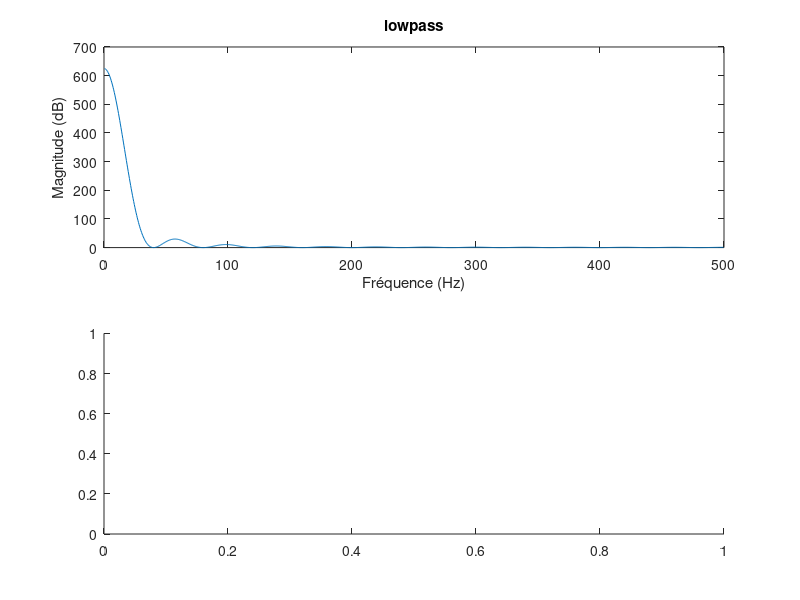

The MATLAB script that drew this image: (Note: this script raises an error after producing the figure.)
% Script to analyse the filters used in the R peak detection algorithm

clear all
close all
clc


%% Loading data
load('HealthyECG.mat')
nbSamples = length(x);
time = (0:nbSamples-1) / Fs;
nbFreq = 1024; % Number of frequency bins


%% 1. Lowpass filter
n = 25;
num=zeros(1,n+1);
num(1)=1;
num(end)=-1;
den=[1 -1]; 
[h,W] = freqz(num,den, nbFreq);
figure(1); clf

axs1(1) = subplot(211); % Plot the gain of the filter
plot(W/pi*Fs/2,abs(h).*abs(h))
xlabel('Fréquence (Hz)')
ylabel('Magnitude (dB)')
title('lowpass')

axs1(2) = subplot(212); % Plot the phase of the filter
plot(W/pi*Fs/2,unwrap(phase(h)*2))
linkaxes(axs1, 'x');
    
    
%% 2. Filtrage passe haut

figure(2); clf
nh=125;
numh=zeros(1,nh+1);
numh(1)=-1;
numh((nh-1)/2)=nh
numh((nh-1)/2+1)=-nh
numh(end)=1
denh=den
[h_haut,W_haut] = freqz(numh,denh, nbFreq);

axs2(1) = subplot(211); % Plot the gain of the filter
plot(W_haut/pi*Fs/2,abs(h_haut))
xlabel('Fréquence (Hz)')
ylabel('Magnitude (dB)')
title('highpass')
axs2(2) = subplot(212); % Plot the phase of the filter
plot(W_haut/pi*Fs/2,unwrap(phase(h_haut)))
linkaxes(axs2, 'x');


%% 3. Derivateur


figure(3); clf
gain=Fs/8;
num_dev=[1 2 0 -2 -1]
den_dev=[0 0 1]
[h_dev,W_dev] = freqz(gain*num_dev,den_dev, nbFreq);
axs3(1) = subplot(211); % Plot the gain of the filter
plot(W_dev/pi*Fs/2,abs(h_dev))
xlabel('Fréquence (Hz)')
ylabel('Magnitude (dB)')  
title('dérivateur')
axs3(2) = subplot(212); % Plot the phase of the filter
plot(W_dev/pi*Fs/2,unwrap(phase(h_dev)))
linkaxes(axs3, 'x');


%% 4. MA
nma=149;
gain_ma=1/nma;  
num_ma=zeros(1,nma+1);
num_ma(1)=1;
num_ma(end)=-1;
den_ma=[1 -1];
[h_ma,W_ma] = freqz(gain_ma*num_ma,den_ma, nbFreq);
figure(4); clf
axs4(1) = subplot(211); % Plot the gain of the filter
plot(W_ma/pi*Fs/2,abs(h_ma))
xlabel('Fréquence (Hz)')
ylabel('Magnitude (dB)')   
title('MA')
axs4(2) = subplot(212); % Plot the phase of the filter
plot(W_ma/pi*Fs/2,unwrap(phase(h_ma)))
linkaxes(axs4, 'x');

